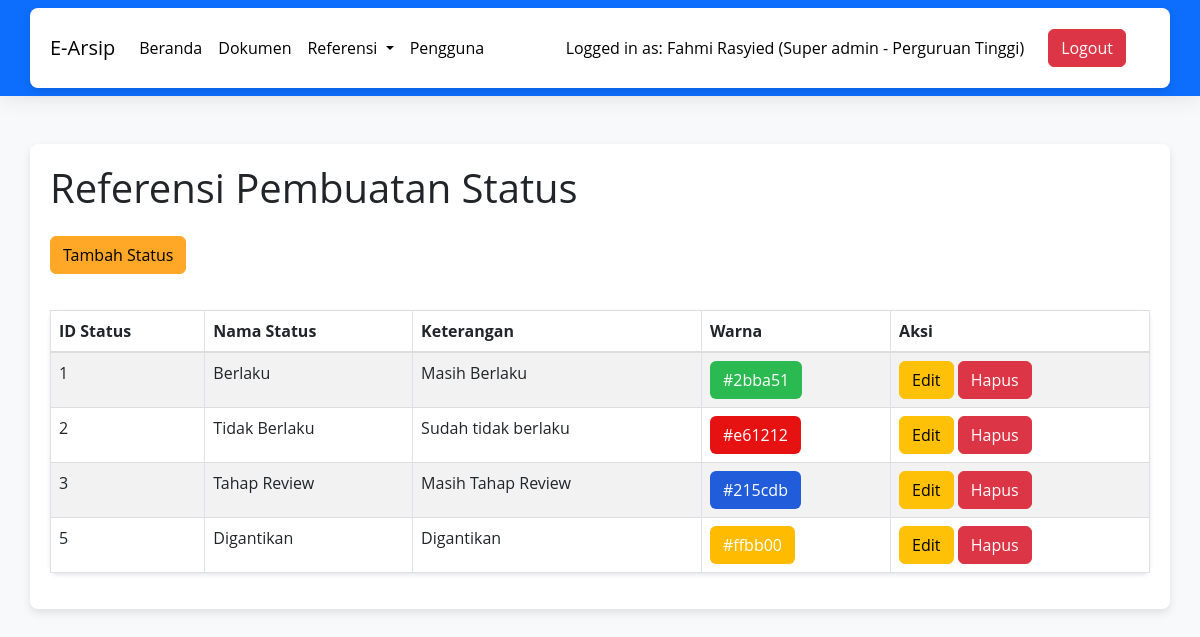
The app's page /status.php (signed in) with its own data.
### tables this page shows
CREATE TABLE `users` (
  `id_user` int NOT NULL,
  `email` varchar(255) DEFAULT NULL,
  `password` varchar(255) DEFAULT NULL,
  `nama_lengkap` varchar(255) DEFAULT NULL,
  `tanggal_lahir` date DEFAULT NULL,
  `alamat` varchar(255) DEFAULT NULL,
  `id_jabatan` int DEFAULT NULL,
  `id_unit_kerja` int DEFAULT NULL,
  `foto_profil` varchar(255) DEFAULT NULL,
  `hak_akses` int NOT NULL,
  `status_pengguna` varchar(255) NOT NULL
);

CREATE TABLE `unit_kerja` (
  `id_unit` int NOT NULL,
  `nama_unit` varchar(999) NOT NULL,
  `keterangan` varchar(999) NOT NULL
);

CREATE TABLE `status` (
  `id_status` int NOT NULL,
  `nama_status` varchar(255) NOT NULL,
  `keterangan` varchar(255) DEFAULT NULL,
  `warna` varchar(255) DEFAULT NULL
);

### status.php (the view, shortened to what this page needs)
<?php
include "koneksi.php";
?>
<!DOCTYPE html>
<html lang="en">
<head>
    <link href="https://cdn.jsdelivr.net/npm/bootstrap@5.3.0-alpha1/dist/css/bootstrap.min.css" rel="stylesheet">
    <link rel="stylesheet" href="css/style.css">
</head>
<body>
    <?php
    include "navbar.php";
    ?>
    <div class="container mt-5">
        <h1 class="mb-4">Referensi Pembuatan Status</h1>
        <a href="tambah-status.php" class="btn btn-warning mb-3" style="background-color: #ffa726; border-color: #ffa726;">Tambah Status</a>
        <table class="table table-bordered table-striped">
            <thead>
                <tr>
                    <th>ID Status</th>
                    <th>Nama Status</th>
                    <th>Keterangan</th>
                    <th>Warna</th>
                    <th>Aksi</th>
                </tr>
            </thead>
            <tbody>
                <?php
                $sql = "SELECT * FROM status";
                $result = $conn->query($sql);
                if ($result->num_rows > 0) {
                    while ($row = $result->fetch_assoc()) {
                        echo "<tr>";
                        echo "<td>" . $row['id_status'] . "</td>";
                        echo "<td>" . $row['nama_status'] . "</td>";
                        echo "<td>" . $row['keterangan'] . "</td>";
                        echo "<td><button class='btn' style='background-color: " . $row['warna'] . "; color: white;'>" . $row['warna'] . "</button></td>";
                        echo "<td>
                            <a href='edit-status.php?id=" . $row['id_status'] . "' class='btn btn-warning'>Edit</a>
                            <a href='hapus-status.php?id=" . $row['id_status'] . "' class='btn btn-danger'>Hapus</a>
                        </td>";
                        echo "</tr>";
                    }
                } else {
                    echo "<tr><td colspan='3' class='text-center'>Tidak ada data status.</td></tr>";
                }
                ?>
            </tbody>
        </table>
    </div>
</body>
</html>

### navbar.php (shortened to what this page needs)
<nav class="navbar navbar-expand-lg navbar-dark bg-primary">
    <div class="container">
        <a class="navbar-brand" style="color: black;" href="index.php">E-Arsip</a>
        <div class="collapse navbar-collapse" id="navbarSupportedContent">
            <ul class="navbar-nav me-auto mb-2 mb-lg-0">
                <li class="nav-item">
                    <a class="nav-link active" aria-current="page" href="index.php">Beranda</a>
                </li>
                <li class="nav-item">
                    <a class="nav-link" href="dokumen.php">Dokumen</a>
                </li>
                <?php
                $sql = "SELECT * FROM users WHERE email='" . $_SESSION['email'] . "'";
                $result = $conn->query($sql);
                if ($result->num_rows > 0) {
                    $row = $result->fetch_assoc();
                    if ($row['hak_akses'] == 1) {
                ?>
                        <li class="nav-item dropdown">
                            <a class="nav-link dropdown-toggle" href="#" id="referensiDropdown" role="button" data-bs-toggle="dropdown" aria-expanded="false">
                                Referensi
                            </a>
                        </li>
                        <li class="nav-item">
                            <a class="nav-link" href="pengguna.php">Pengguna</a>
                        </li>
                <?php
                    }
                }
                ?>
            </ul>
            <span class="navbar-text" style="color: black;">
            <?php
                    if (isset($_SESSION['email'])) {
                        $sql = "SELECT u.*, uk.nama_unit AS nama_unit_kerja
                                FROM users u
                                INNER JOIN unit_kerja uk ON u.id_unit_kerja = uk.id_unit
                                WHERE email='" . $_SESSION['email'] . "'";
                        $result = $conn->query($sql);
                        if ($result->num_rows > 0) {
                            $row = $result->fetch_assoc();
                            $userName = $row['nama_lengkap'];
                            $userAccess = '';
                            switch ($row['hak_akses']) {
                                case 1:
                                    $userAccess = 'Super admin';
                                    break;
                            }
                            echo "<span class='navbar-text'>Logged in as: $userName ($userAccess - " . $row['nama_unit_kerja'] . ")</span>";
                        }
                    }
                    ?>
            </span>
            <ul class="navbar-nav me-4 ms-4 mb-2 mb-lg-0">
                <li class="nav-item">
                    <a class="white btn btn-danger" href="logout.php">Logout</a>
                </li>
            </ul>
        </div>
    </div>
</nav>

### css/style.css (style rules this page uses)
body { font-family: 'Open Sans', sans-serif; }
.navbar { background-color: #ff9800; box-shadow: 0 4px 20px -2px rgba(0, 0, 0, 0.1); }
.navbar-brand { color: #000000; }
.navbar-text { color: #000000; }
.navbar-nav .nav-link { color: #fff; transition: color 0.2s ease; }
.table { background-color: #fff; border-radius: 8px; box-shadow: 0 2px 4px rgba(0, 0, 0, 0.1); }
.table th { border-bottom: 2px solid #ddd; }
.table td, .table th { padding: 8px; vertical-align: top; border-top: 1px solid #ddd; }
.table tr:nth-child(even) { background-color: #f5f5f5; }

### status.php (style rules this page uses)
body { background-color: #f8f9fa; }
.container { background-color: #ffffff; border-radius: 8px; box-shadow: 0 4px 8px rgba(0, 0, 0, 0.1); padding: 20px; }
.btn-warning { background-color: #ffc107; border-color: #ffc107; }
.btn-danger { background-color: #dc3545; border-color: #dc3545; }
.table { margin-top: 20px; }
.navbar-nav .nav-link { color: #000 !important; }

### records on screen
users: nama_lengkap "Fahmi Rasyied", hak_akses "Super admin", id_unit_kerja.nama_unit "Perguruan Tinggi"
status: id_status "1", nama_status "Berlaku", keterangan "Masih Berlaku", warna "#2bba51"
status: id_status "2", nama_status "Tidak Berlaku", keterangan "Sudah tidak berlaku", warna "#e61212"
status: id_status "3", nama_status "Tahap Review", keterangan "Masih Tahap Review", warna "#215cdb"
status: id_status "5", nama_status "Digantikan", keterangan "Digantikan", warna "#ffbb00"
